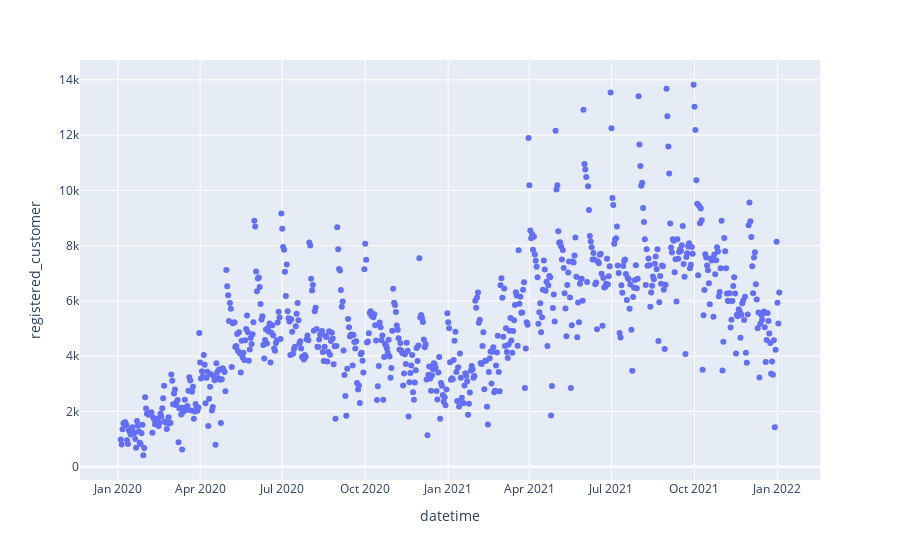

The notebook cell saved with this chart:
### Code cell
px.scatter(df_slice1, x=df_slice1.index, y="registered_customer")

### Figure 1 — Plotly figure (JSON) as saved in the notebook; plotly's stock layout.template omitted (floating-point values rounded to 4 significant figures; data arrays with more than 128 entries replaced by an {"elided": "..."} marker saying what was removed)
{"data": [{"hovertemplate": "datetime=%{x}<br>registered_customer=%{y}<extra></extra>", "legendgroup": "", "marker": {"color": "#636efa", "symbol": "circle"}, "mode": "markers", "name": "", "orientation": "v", "showlegend": false, "type": "scatter", "x": {"elided": "731 str values"}, "xaxis": "x", "y": {"elided": "731 int values"}, "yaxis": "y"}], "layout": {"legend": {"tracegroupgap": 0}, "margin": {"t": 60}, "xaxis": {"anchor": "y", "domain": [0, 1], "title": {"text": "datetime"}}, "yaxis": {"anchor": "x", "domain": [0, 1], "title": {"text": "registered_customer"}}}}
